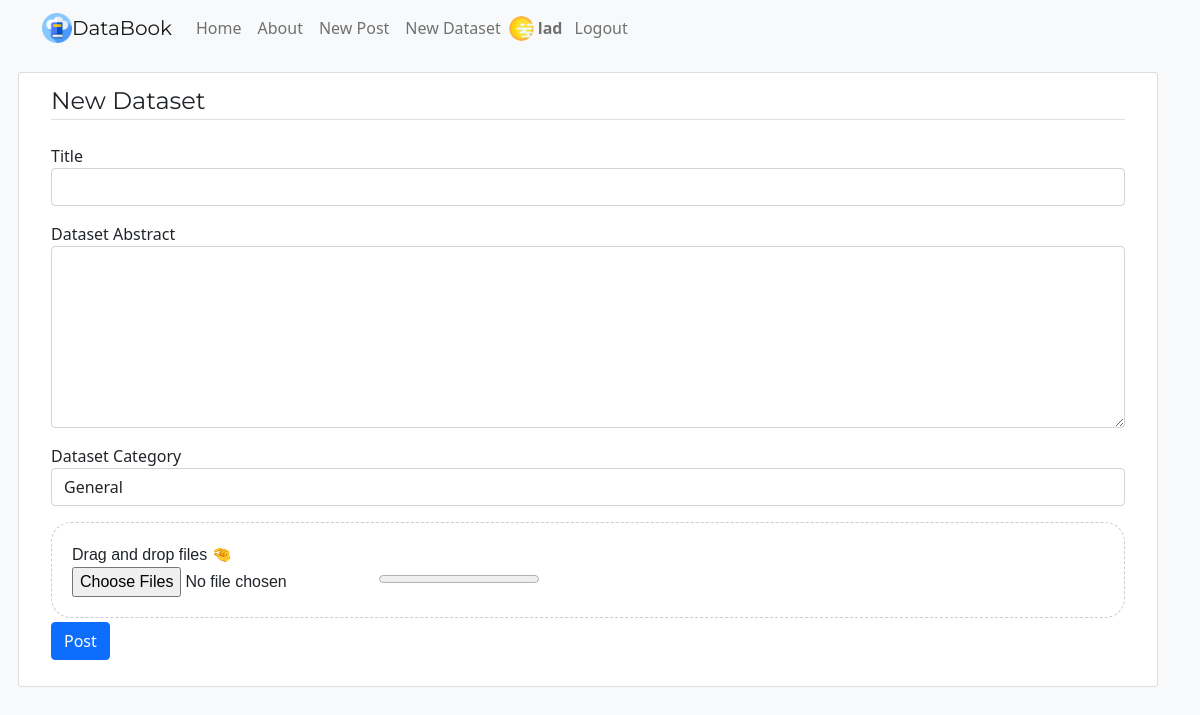
/data/new (signed in), run on the app's committed database.
### app/models.py (models this page shows, shortened)
class User(db.Model, UserMixin):
    id = db.Column(db.Integer, primary_key=True)
    username = db.Column(db.String(20), unique=True, nullable=False)
    email = db.Column(db.String(120), unique=True, nullable=False)
    image_file = db.Column(db.String(20), nullable=False, default='default.png')
    password = db.Column(db.String(60), nullable=False)
    posts = db.relationship('Post', backref='user', lazy="dynamic")
    likes = db.relationship('Like', backref='user', lazy="dynamic")
    comments = db.relationship('Comment', backref='user', lazy="dynamic")
    comments_reply = db.relationship('CommentReply', backref='user', lazy="dynamic")
    tags = db.relationship('Tag', backref='user', lazy='dynamic')

### app/datasets/routes.py (the view)
@datasets.route("/data/new", methods=['GET', 'POST'])
@login_required
def new_dataset():
    if request.method == 'POST':
        print("GELLO FILES")
        print(request.form)
        print(request.files)
    form = DatasetForm()
    if form.validate_on_submit():
        print(f'datasets data: {form.datasets}')
    return render_template('create_dataset.html', title='New Dataset',form=form, legend='New Dataset')

### app/datasets/forms.py
class DatasetForm(FlaskForm):
    title = StringField('Title', validators=[DataRequired()])
    abstract = TextAreaField('Dataset Abstract', validators=[DataRequired()])
    category = SelectField(u'Dataset Category', choices=[('General', 'General'), ('Atmospheric', 'Atmospheric'), ('Oceanographic', 'Oceanographic'), ('Geology', 'Geology')])
    datasets = FileField(label='Update Dataset', validators=[FileAllowed(['csv', 'nc', 'ts', '']), FileRequired()])
    submit = SubmitField('Post')

### app/models.py (called while the page is built)
@login_manager.user_loader
def load_user(user_id):
    return User.query.get(int(user_id))

### app/templates/create_dataset.html (shortened to what this page needs)
{% extends "base.html" %} {% block content %}
<div class="content-section row d-flex justify-content-center">
  <form action="" method="POST" id="dataset-form">
    <fieldset class="form-group">
      <legend class="border-bottom mb-4 mont">{{ legend }}</legend>
      <div class="form-group mb-3">
        {{ form.title.label(class="form-control-label") }} {% if
        form.title.errors %} {{ form.title(class="form-control is-invalid") }}
        <div class="invalid-feedback">
          {% for error in form.title.errors %}
          <span>{{ error }}</span>
          {% endfor %}
        </div>
        {% else %} {{ form.title(class="form-control") }} {% endif %}
      </div>
      <div class="form-group mb-3">
        {{ form.abstract.label(class="form-control-label") }} {% if
        form.abstract.errors %} {{ form.abstract(class="form-control
        is-invalid", rows=5) }}
        <div class="invalid-feedback">
          {% for error in form.abstract.errors %}
          <span>{{ error }}</span>
          {% endfor %}
        </div>
        {% else %} {{ form.abstract(class="form-control", rows=7) }} {% endif %}
      </div>
      <div class="form-group mb-3">
        {{ form.category.label(class="form-control-label") }} {% if
        form.category.errors %} {{ form.category(class="form-control
        is-invalid", rows=5) }}
        <div class="invalid-feedback">
          {% for error in form.category.errors %}
          <span>{{ error }}</span>
          {% endfor %}
        </div>
        {% else %} {{ form.category(class="form-control", rows=7) }} {% endif %}
      </div>
      <div id="drop-area">
        Drag and drop files 🤏
        <div>
          {{ form.datasets(class="form-control-file", id="file-upload",
          multiple="multiple")}}
          <progress id="file-upload-progress" max="100" value="0"></progress>
        </div>
      </div>
    </fieldset>
  </form>
  <div class="form-group mt-1 mb-3 float-right">
    {{ form.submit(class="btn btn-primary") }}
  </div>
</div>
{% endblock content %}

### app/templates/base.html (shortened to what this page needs)
<!DOCTYPE html>
<html lang="en">
<head>
    <link rel="stylesheet" href="https://stackpath.bootstrapcdn.com/bootstrap/5.0.0-alpha1/css/bootstrap.min.css">
    <link rel="stylesheet" type="text/css" href="{{ url_for('static', filename='main.css') }}">
</head>
<body class="bg-light custom_scrollb">
    <header class="mb-3">
        <nav class="navbar navbar-expand-md navbar-light bg-light">
          <div class="container">
            <div style="display: flex; align-items: center;">
              <img src="{{ url_for('static', filename='logo.png') }}" alt="" width=30px height=30px>
              <a class="navbar-brand mr-4 ml-2 mont" href="{{ url_for('main.home') }}"> DataBook</a>
            </div>
            <div class="collapse navbar-collapse" id="navbarToggle">
              <div class="navbar-nav mr-auto">
                <a class="nav-item nav-link" href="{{ url_for('main.home') }}">Home</a>
                <a class="nav-item nav-link" href="/about">About</a>
                {% if current_user.is_authenticated %}
                  <a class="nav-item nav-link" href="{{ url_for('posts.new_post') }}">New Post</a>
                  <a class="nav-item nav-link" href="{{ url_for('datasets.new_dataset') }}">New Dataset</a>
                {% endif %}
              </div>
              <div class="navbar-nav">
                {% if current_user.is_authenticated %}
                  <div style="display:flex; align-items: center;">
                    <img class="rounded-circle" src="{{ url_for('static', filename='images/profile_pictures/' + current_user.image_file) }}" alt="" width=25 height=25>
                    <a class="nav-item nav-link p-1" href="{{ url_for('users.account') }}" style="font-weight: bold;">{{ current_user.username }}</a>
                  </div>
                  <a class="nav-item nav-link" href="{{ url_for('users.logout') }}">Logout</a>
                {% else %}
                  <a class="nav-item nav-link" href="{{ url_for('users.login') }}">Login</a>
                  <a class="nav-item nav-link" href="{{ url_for('users.register') }}">Register</a>
                {% endif %}
              </div>
            </div>
          </div>
        </nav>
    </header>
    <main role="main" class="container">
        <div class="row">
            {% block content %}{% endblock %}
        </div>
    </main>
</body>
</html>

### app/static/main.css (style rules this page uses)
.content-section { background: #ffffff; padding: 10px 20px; border: 1px solid #dddddd; border-radius: 3px; margin-bottom: 20px; }
.mont { font-family: 'Montserrat', sans-serif !important; }
#drop-area { border: 1px dashed #ccc; border-radius: 20px; font-family: sans-serif; padding: 20px; }

### data on the page
User: image_file (picture), username "lad"

### other printed values
{{ legend }} "New Dataset"
